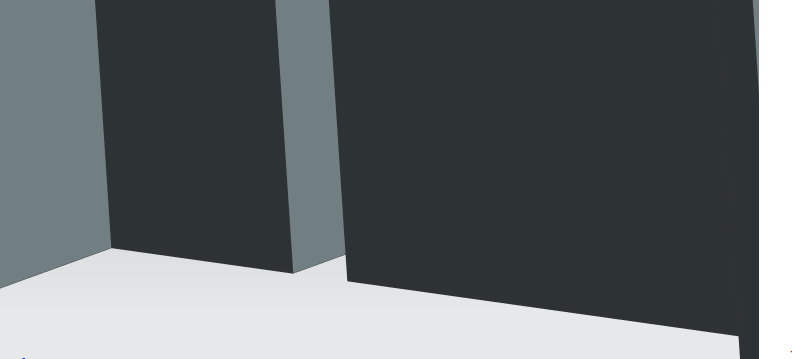
#> input picture Parking-Lot-Detection/deneme/pythonProject/duvar.jpg, 1583 x 717 px (shown at 1/2 size)
$ python main.py
#> lines starting #> are read from the running program, lines starting #| are printed output that depends on the picture; after the words box and inside, x2 and y2 are one past the last pixel; in counts of white or black regions, pixels touching at a corner belong together
import math
import cv2
import numpy as np


img = cv2.imread("duvar.jpg")
#> img is the input picture: shape (717, 1583, 3); mean B, G, R 105.9, 103.2, 97.8
img = cv2.resize(img,(600,600))
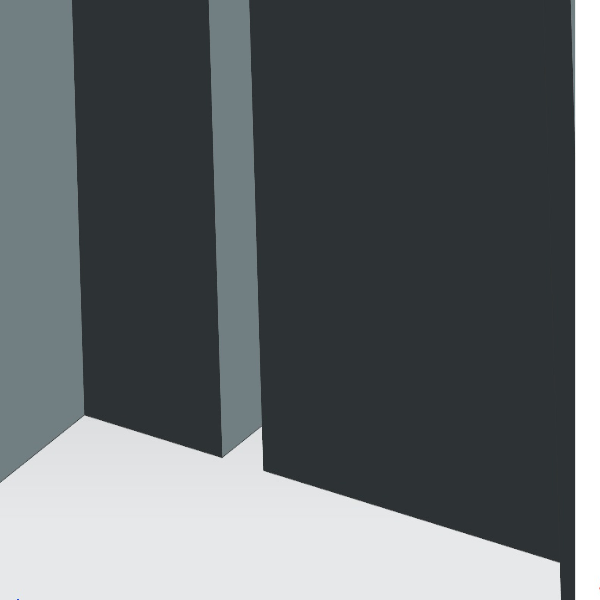
#> img: shape (600, 600, 3); mean B, G, R 105.9, 103.3, 97.9
gray = cv2.cvtColor(img,cv2.COLOR_BGR2GRAY)
equ = cv2.equalizeHist(gray)
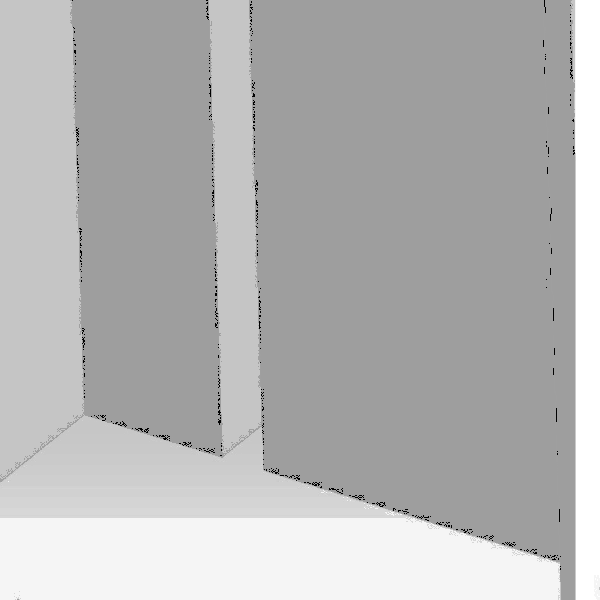
#> equ: shape (600, 600); min 0, max 255, mean 180.6
blur = cv2.GaussianBlur(equ,(5,5),0)
dst = cv2.Canny(blur, 50, 200, None, 3)
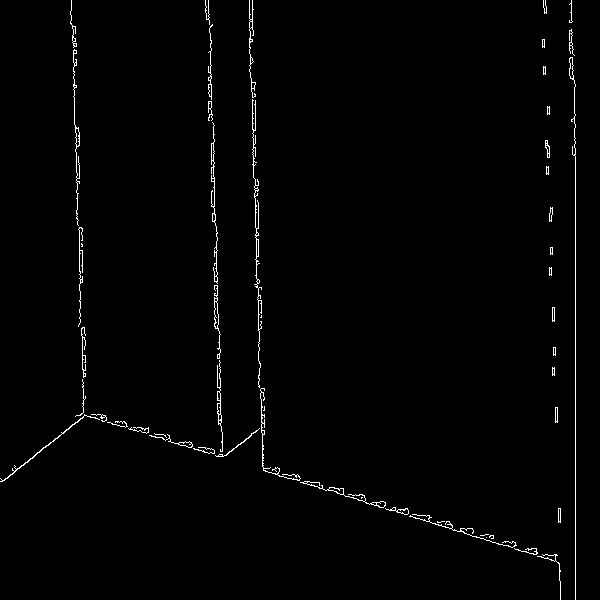
#> dst: shape (600, 600); 1.3% white in thin lines or dots
ret, thresh = cv2.threshold(blur, 190, 255, cv2.THRESH_BINARY) # Find Contours
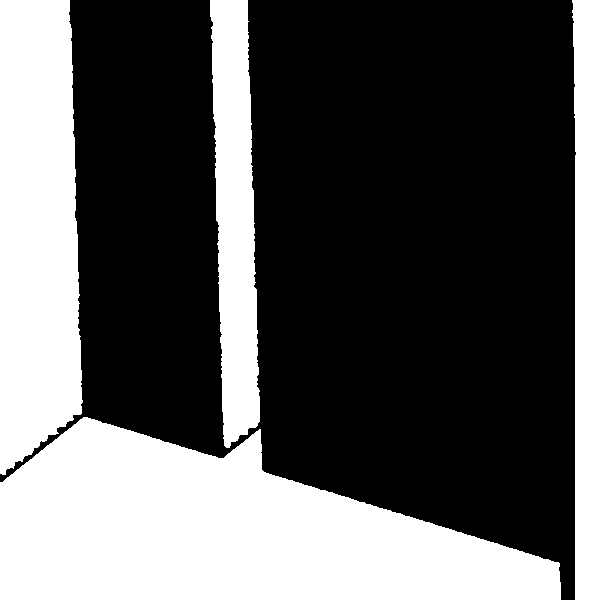
#> thresh: shape (600, 600); 36.5% white; 4 white regions
contours, hierarchy = cv2.findContours(thresh, cv2.RETR_TREE, cv2.CHAIN_APPROX_SIMPLE)
#> contours = 4 contours; box (x1, y1, x2, y2) and area: (0, 417, 561, 600) 65354, (0, 0, 83, 475) 33541, (210, 0, 260, 448) 15646, (572, 0, 600, 600) 14538

# Draw contours
# Use the original image or a copy for drawing contours if you want to preserve the original
cv2.drawContours(img, contours, -1, (255, 0, 0), 3)  # Draw contours on the original/resized image
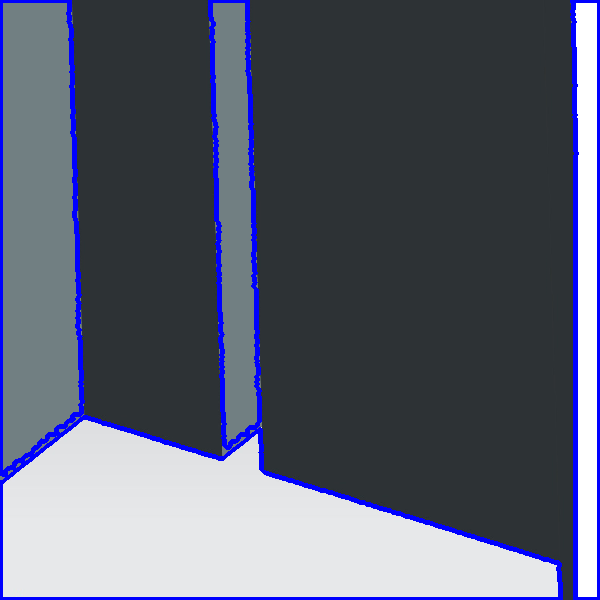
#> img: shape (600, 600, 3); 5.28% of pixels changed, all inside (x1, y1, x2, y2) = (0, 0, 600, 600)

drawing = np.zeros(img.shape, np.uint8)

lines = cv2.HoughLinesP(dst, cv2.HOUGH_PROBABILISTIC, np.pi/180, 25, minLineLength = 10, maxLineGap = 40)
#> lines = 53 rows, first 6: [575, 599, 575, 84], [252, 137, 263, 470], [81, 414, 220, 456], [249, 17, 259, 331], [209, 72, 223, 456], [208, 66, 221, 456]

# Draw the lines
if lines is not None:
    for i in range(0, len(lines)):
        rho = lines[i][0][0]
        theta = lines[i][0][1]
        a = math.cos(theta)
        b = math.sin(theta)
        x0 = a * rho
        y0 = b * rho
        pt1 = (int(x0 + 1000*(-b)), int(y0 + 1000*(a)))
        pt2 = (int(x0 - 1000*(-b)), int(y0 - 1000*(a)))
        cv2.line(dst, pt1, pt2, (0,0,255), 3, cv2.LINE_AA)
#> this loop made 53 passes
#> (rho, theta, a, b, x0, y0, pt1, pt2) on passes 1 to 10: (575, 599, -0.503, 0.865, -289, 497.1, (-1153, -5), (575, 999)), (252, 137, 0.334, -0.943, 84.21, -237.5, (1026, 96), (-858, -571)), (81, 414, 0.771, -0.637, 62.46, -51.57, (699, 719), (-574, -822)), (249, 17, -0.275, -0.961, -68.52, -239.4, (892, -514), (-1029, 35)), (209, 72, -0.967, 0.254, -202.2, 53.05, (-455, -914), (51, 1020)), (208, 66, -1, -0.0266, -207.9, -5.52, (-181, -1005), (-234, 994)), (73, 78, -0.858, 0.514, -62.62, 37.52, (-576, -820), (451, 895)), (265, 471, 0.972, -0.237, 257.5, -62.71, (494, 908), (20, -1034)), (251, 19, 0.989, 0.15, 248.2, 37.62, (98, 1026), (398, -951)), (73, 26, 0.647, 0.763, 47.23, 55.67, (-715, 702), (809, -591))
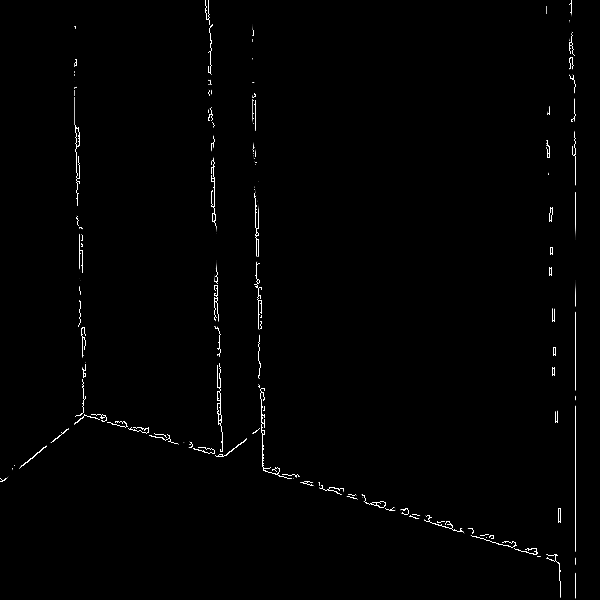
#> dst: shape (600, 600); 0.38% of pixels changed, all inside (x1, y1, x2, y2) = (6, 0, 576, 600)


# Display the image (optional, for debugging)
#print(lines)
cv2.imshow("Contours", dst)
cv2.waitKey(0)
cv2.destroyAllWindows()
